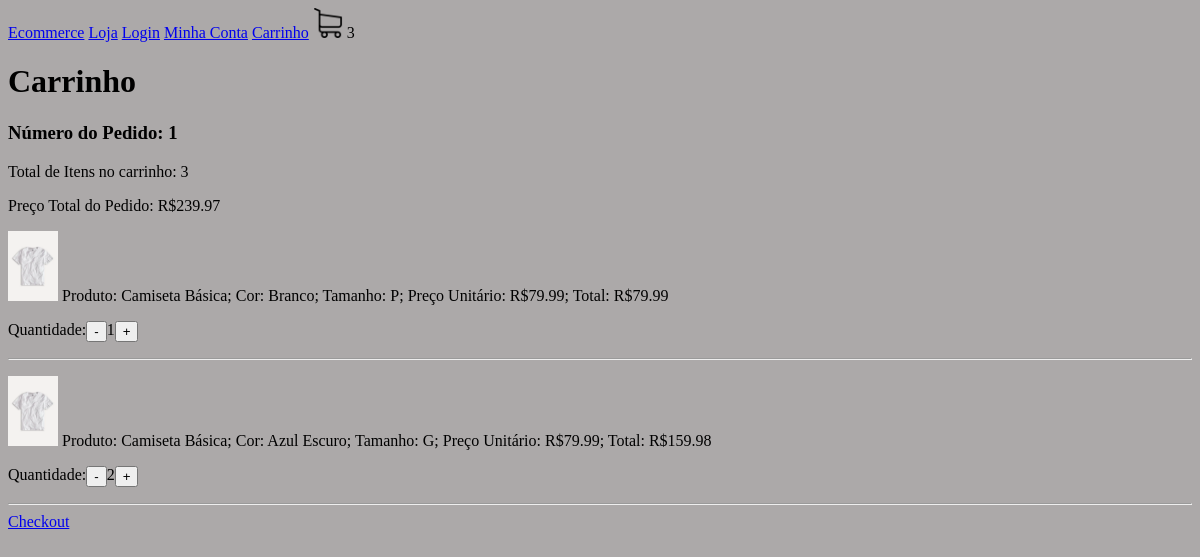
Before: /carrinho/ (signed in) with the older database file.
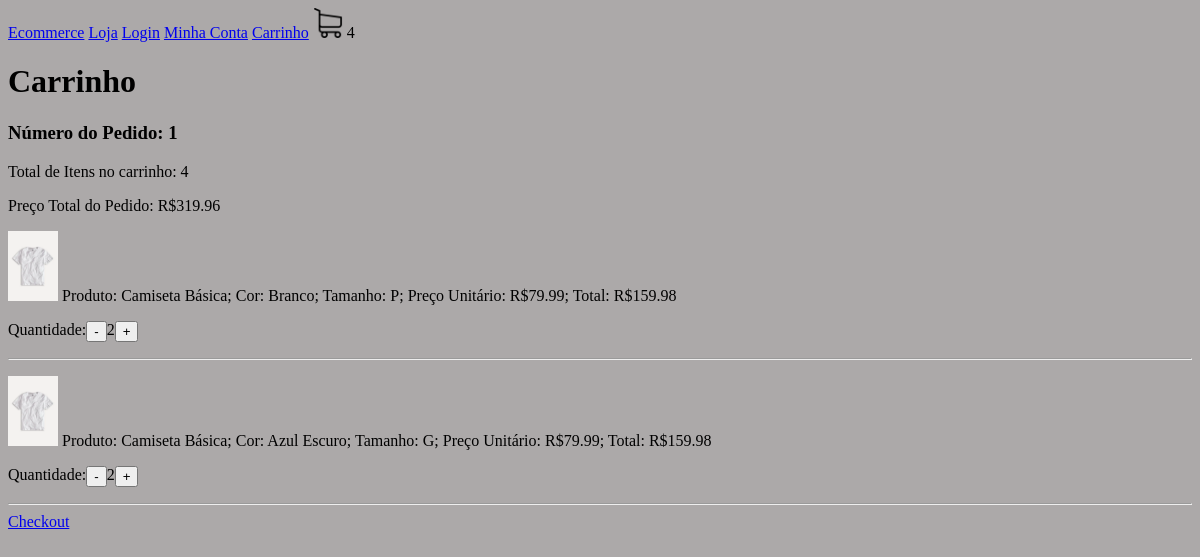
After: the same page with the newer database file.
### loja/models.py (models this page shows, shortened)
class Pedido(models.Model):
    cliente = models.ForeignKey(Cliente, null=True, blank=True, on_delete=models.SET_NULL)
    finalizado = models.BooleanField(default=False)
    codigo_transacao = models.CharField(max_length=200, null=True, blank=True)
    endereco = models.ForeignKey(Endereco, null=True, blank=True, on_delete=models.SET_NULL)
    data_finalizacao = models.DateTimeField(null=True, blank=True)
    @property
    def quantidade_total(self):
        itens_pedido = ItensPedido.objects.filter(pedido__id=self.id)
        quantidade = sum([item.quantidade for item in itens_pedido])
        return quantidade
    @property
    def preco_total(self):
        itens_pedido = ItensPedido.objects.filter(pedido__id=self.id)
        preco = sum([item.preco_total for item in itens_pedido])
        return preco

class ItensPedido(models.Model):
    pedido = models.ForeignKey(Pedido, null=True, blank=True, on_delete=models.SET_NULL)
    item_estoque = models.ForeignKey(ItemEstoque, null=True, blank=True, on_delete=models.SET_NULL)
    quantidade = models.IntegerField(default=0)
    @property
    def preco_total(self):
        return self.quantidade * self.item_estoque.produto.preco

class ItemEstoque(models.Model):
    produto = models.ForeignKey(Produto, null=True, blank=True, on_delete=models.SET_NULL)
    cor = models.ForeignKey(Cor, null=True, blank=True, on_delete=models.SET_NULL)
    tamanho = models.CharField(max_length=200, null=True, blank=True)
    quantidade = models.IntegerField(default=0)

class Produto(models.Model):
    imagem = models.ImageField(null=True, blank=True)
    nome = models.CharField(max_length=200, null=True, blank=True)
    preco = models.DecimalField(max_digits=10, decimal_places=2)
    ativo = models.BooleanField(default=True)
    categoria = models.ForeignKey(Categoria, null=True, blank=True, on_delete=models.SET_NULL)
    tipo = models.ForeignKey(Tipo, null=True, blank=True, on_delete=models.SET_NULL)

class Cor(models.Model):
    nome = models.CharField(max_length=200, null=True, blank=True)
    codigo = models.CharField(max_length=200, null=True, blank=True)

### loja/views.py (the view)
# urls.py: path('carrinho/', carrinho, name="carrinho"),
def carrinho(request):
    if request.user.is_authenticated:
        cliente = request.user.cliente
    pedido, criado = Pedido.objects.get_or_create(cliente=cliente, finalizado=False)
    itens_pedido = ItensPedido.objects.filter(pedido=pedido)
    context = {"itens_pedido": itens_pedido, "pedido": pedido}
    return render(request, 'carrinho.html', context)

### loja/novos_context.py (called while the page is built)
def carrinho(request):
    quantidade_produtos_carrinho = 0
    if request.user.is_authenticated:
        cliente = request.user.cliente
    else:
        return {"quantidade_produtos_carrinho": quantidade_produtos_carrinho}
    pedido, criado = Pedido.objects.get_or_create(cliente=cliente, finalizado=False)
    itens_pedido = ItensPedido.objects.filter(pedido=pedido)
    for item in itens_pedido:
        quantidade_produtos_carrinho += item.quantidade
    return {"quantidade_produtos_carrinho": quantidade_produtos_carrinho}

### loja/templates/carrinho.html (shortened to what this page needs)
{% extends 'base.html' %}
{% load static %}
{% block body %}
<h1>Carrinho</h1>
<h3>Número do Pedido: {{ pedido.id }}</h3>
<p>Total de Itens no carrinho: {{ pedido.quantidade_total }}</p>
<p>Preço Total do Pedido: R${{ pedido.preco_total }}</p>
{% for item in itens_pedido %}
<p>
    <img src="{{ item.item_estoque.produto.imagem.url }}" width="50" height="70">
    Produto: {{ item.item_estoque.produto.nome }};
    Cor: {{ item.item_estoque.cor.nome }};
    Tamanho: {{ item.item_estoque.tamanho }};
    Preço Unitário: R${{ item.item_estoque.produto.preco }};
    Total: R${{ item.preco_total }}
    <div style="display: flex;">
    Quantidade:
    <form method="POST" action="{% url 'remover_carrinho' item.item_estoque.produto.id %}">
        <button type="submit">-</button>
    </form>
    {{ item.quantidade }}
    <form method="POST" action="{% url 'adicionar_carrinho' item.item_estoque.produto.id %}">
        <button type="submit">+</button>
    </form>
    </div>
</p>
<hr>
{% endfor %}
<a href="{% url 'checkout' %}">Checkout</a>
{% endblock %}

Changed rows visible on the page:
changed through a linked row, Pedido id 1: quantidade_total "3" → "4"; preco_total "239.97" → "319.96"
changed ItensPedido "Branco": preco_total "79.99" → "159.98"; quantidade "1" → "2"
Other visible differences:
{{ quantidade_produtos_carrinho }}: "3" → "4"
